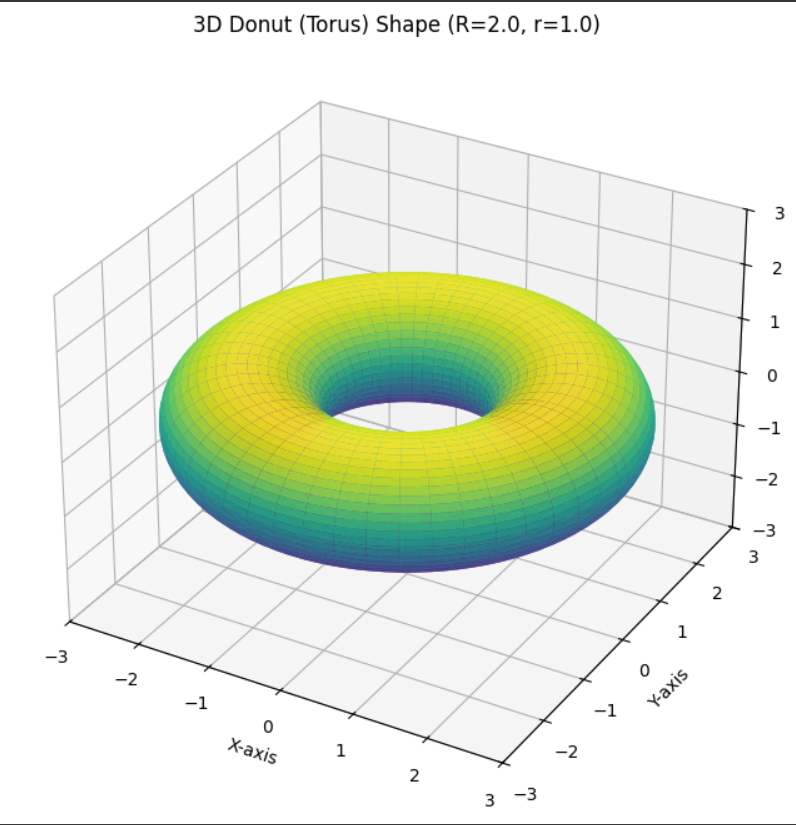

Write Python code to recreate this figure.
import numpy as np
import matplotlib.pyplot as plt
from mpl_toolkits.mplot3d import Axes3D # Required for 3D projection

def plot_donut_shape(R: float = 2.0, r: float = 1.0):
    """
    Generates and plots a 3D donut (torus) shape.

    Args:
        R (float): The major radius of the torus (distance from the center of the hole
                   to the center of the tube). Default is 2.0.
        r (float): The minor radius of the torus (radius of the tube itself).
                   Default is 1.0.
    """
    if r >= R:
        print("Error: Minor radius (r) must be less than major radius (R) to form a proper donut.")
        return

    # Create parameter arrays for the torus (angles phi and theta)
    # phi goes from 0 to 2*pi, sweeping around the major circle
    # theta goes from 0 to 2*pi, sweeping around the minor circle (the tube itself)
    phi = np.linspace(0, 2 * np.pi, 100)  # Major angle (around the donut hole)
    theta = np.linspace(0, 2 * np.pi, 100) # Minor angle (around the tube itself)

    # Create 2D grids for phi and theta using np.meshgrid
    # This allows us to apply the equations to all combinations of phi and theta
    phi, theta = np.meshgrid(phi, theta)

    # Parametric equations for a torus:
    # x = (R + r * cos(theta)) * cos(phi)
    # y = (R + r * cos(theta)) * sin(phi)
    # z = r * sin(theta)
    x = (R + r * np.cos(theta)) * np.cos(phi)
    y = (R + r * np.cos(theta)) * np.sin(phi)
    z = r * np.sin(theta)

    # Create a new figure and a 3D subplot
    fig = plt.figure(figsize=(8, 8)) # Set figure size for better visualization
    ax = fig.add_subplot(111, projection='3d') # Add a 3D subplot

    # Plot the surface of the donut
    # cmap='viridis' sets the color map for the surface
    # alpha=0.9 sets the transparency of the surface
    ax.plot_surface(x, y, z, cmap='viridis', alpha=0.9)

    # Set labels for the axes
    ax.set_xlabel('X-axis')
    ax.set_ylabel('Y-axis')
    ax.set_zlabel('Z-axis')

    # Set title for the plot
    ax.set_title(f'3D Donut (Torus) Shape (R={R}, r={r})')

    # Ensure equal aspect ratio for a proper spherical/toroidal appearance
    # This is important so the donut doesn't look stretched.
    # We calculate the limits based on the radii.
    max_dim = R + r
    min_dim = -(R + r)
    ax.set_xlim([min_dim, max_dim])
    ax.set_ylim([min_dim, max_dim])
    ax.set_zlim([min_dim, max_dim])

    # Show the plot
    plt.show()

if __name__ == "__main__":
    # You can call the function with default radii
    plot_donut_shape()

    # Or you can experiment with different radii
    # plot_donut_shape(R=3.0, r=0.8)
    # plot_donut_shape(R=1.5, r=0.5)
